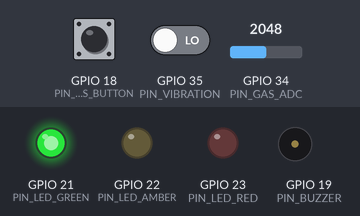
The sketch below on a simulated ESP32. Shown: output pins drawn as LEDs (lit = HIGH), buzzer (waves = sounding). The test bench sets the inputs (shaded band); at power-on: GPIO 34 (PIN_GAS_ADC) = 2048, GPIO 18 (PIN_SOS_BUTTON) HIGH, GPIO 35 (PIN_VIBRATION) LOW. WiFi joins after 1.5 s; servers stay silent unless stated; random numbers use the default seed unless the sketch sets one; no MQTT or app messages arrive unless stated; what the sketch prints to the serial monitor is not drawn.

Above: at 3.3 s.
3.4 s: GPIO 34 (PIN_GAS_ADC) set to 2363
6.4 s: GPIO 34 (PIN_GAS_ADC) set to 2462
At 7.5 s:
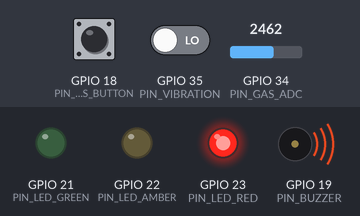
13.5 s: GPIO 34 (PIN_GAS_ADC) set to 2360
At 14.1 s:
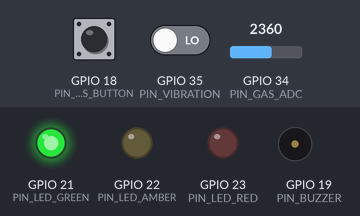
16.5 s: GPIO 34 (PIN_GAS_ADC) set to 2440
At 17.6 s:
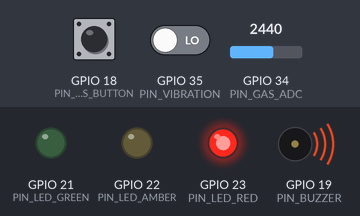
Timing chart, 0 to 19.0 s (numbered marks = the images above; inputs shaded):
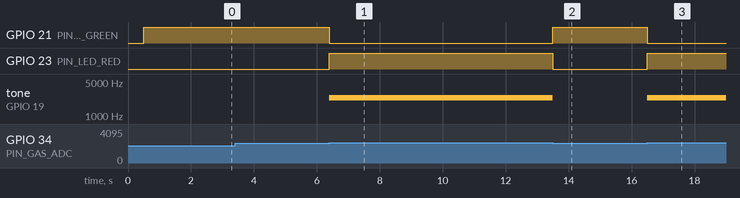

Measured:
- the behaviour switches between 2400 and 2401 on GPIO 34 (PIN_GAS_ADC) (found by bisection; images 0 and 1)
- after the input at 3.4 s, every drawn part: stays the same
- after the input at 6.4 s, GPIO 21 (PIN_LED_GREEN): HIGH → LOW at once; GPIO 23 (PIN_LED_RED): LOW → HIGH at once; tone on GPIO 19 (PIN_BUZZER): silent → 2400 Hz at once
- after the input at 13.5 s, GPIO 21 (PIN_LED_GREEN): LOW → HIGH at once; GPIO 23 (PIN_LED_RED): HIGH → LOW at once; tone on GPIO 19 (PIN_BUZZER): 2400 Hz → silent at once
- after the input at 16.5 s, GPIO 21 (PIN_LED_GREEN): HIGH → LOW at once; GPIO 23 (PIN_LED_RED): LOW → HIGH at once; tone on GPIO 19 (PIN_BUZZER): silent → 2400 Hz at once

The sketch:

smart_industry_esp32.ino
```cpp
/**
 * SMART INDUSTRY 360 - ESP32 INDUSTRIAL IOT EDGE SENSOR NODE FIRMWARE
 *
 * Target Microcontroller: ESP32 DevKit v1 / ESP-WROOM-32
 * Version: 2.4.1
 *
 * Hardware Capabilities:
 * - DHT22 / PT100 Ambient & Thermal Sensor (Pin 4)
 * - MQ-2 Combustible Gas & Smoke Sensor ADC (Pin 34)
 * - SW-420 High-Sensitivity Vibration Sensor (Pin 35)
 * - Physical Emergency SOS / E-Stop Button (Pin 18, Interrupt)
 * - Local Industrial Piezo Buzzer Siren (Pin 19)
 * - Tri-Color Status Indicator LED (Pins 21, 22, 23)
 *
 * IMPORTANT SAFETY NOTICE:
 * This code and low-cost educational sensors (MQ-2, DHT22) are intended for
 * engineering prototypes and educational demonstration. Certified industrial
 * ATEX/IECEx explosion-proof instruments must be used in live hazardous environments.
 */

#include <WiFi.h>
#include <PubSubClient.h>
#include <ArduinoJson.h>

// ================= CONFIGURATION =================
const char* WIFI_SSID     = "Industrial_WLAN_Mesh";
const char* WIFI_PASS     = "SecuredFactory2026!";
const char* MQTT_SERVER   = "192.168.1.10";
const int   MQTT_PORT     = 1883;
const char* MQTT_USER     = "industrial_edge_01";
const char* MQTT_PASS     = "edge_sec_key_2026";

const char* PLANT_ID      = "DET-01";
const char* ZONE_ID       = "BAY-CHEM";
const char* DEVICE_ID     = "DEV-GAS-01";

// Pinout Definitions
#define PIN_TEMP_SENSOR   4
#define PIN_GAS_ADC       34
#define PIN_VIBRATION     35
#define PIN_SOS_BUTTON    18
#define PIN_BUZZER        19
#define PIN_LED_GREEN     21
#define PIN_LED_AMBER     22
#define PIN_LED_RED       23

// Local Safety Thresholds (Autonomous Edge Execution)
#define THRESHOLD_GAS_CRITICAL   2400   // 12-bit ADC threshold (~150 ppm)
#define THRESHOLD_TEMP_CRITICAL  55.0   // Celsius
#define HEARTBEAT_INTERVAL_MS    3000   // 3 Seconds

// Buffer for offline store-and-forward (up to 50 readings in RAM ring-buffer)
struct OfflineEvent {
  float temp;
  int gasRaw;
  int vibration;
  bool sosTriggered;
  unsigned long timestampMs;
};
OfflineEvent offlineBuffer[50];
int bufferHead = 0;
int bufferCount = 0;

WiFiClient espClient;
PubSubClient mqttClient(espClient);

volatile bool sosFlag = false;
volatile unsigned long lastSosTime = 0;

// Interrupt Service Routine for Physical SOS Button (Debounced)
void IRAM_ATTR handleSosInterrupt() {
  unsigned long now = millis();
  if (now - lastSosTime > 400) { // 400ms debounce
    sosFlag = true;
    lastSosTime = now;
  }
}

// MQTT Topics
char topicTelemetry[100];
char topicStatus[100];
char topicEvents[100];
char topicCommands[100];

void setup() {
  Serial.begin(115200);
  delay(500);
  Serial.println("\n[BOOT] Smart Industry 360 - Initializing ESP32 Industrial Node...");

  pinMode(PIN_SOS_BUTTON, INPUT_PULLUP);
  pinMode(PIN_VIBRATION, INPUT);
  pinMode(PIN_BUZZER, OUTPUT);
  pinMode(PIN_LED_GREEN, OUTPUT);
  pinMode(PIN_LED_AMBER, OUTPUT);
  pinMode(PIN_LED_RED, OUTPUT);

  // Default normal LED state
  digitalWrite(PIN_LED_GREEN, HIGH);
  digitalWrite(PIN_LED_AMBER, LOW);
  digitalWrite(PIN_LED_RED, LOW);
  digitalWrite(PIN_BUZZER, LOW);

  attachInterrupt(digitalPinToInterrupt(PIN_SOS_BUTTON), handleSosInterrupt, FALLING);

  // Construct MQTT Topics
  snprintf(topicTelemetry, sizeof(topicTelemetry), "industry/%s/%s/%s/telemetry", PLANT_ID, ZONE_ID, DEVICE_ID);
  snprintf(topicStatus, sizeof(topicStatus), "industry/%s/%s/%s/status", PLANT_ID, ZONE_ID, DEVICE_ID);
  snprintf(topicEvents, sizeof(topicEvents), "industry/%s/%s/%s/events", PLANT_ID, ZONE_ID, DEVICE_ID);
  snprintf(topicCommands, sizeof(topicCommands), "industry/%s/%s/%s/commands", PLANT_ID, ZONE_ID, DEVICE_ID);

  connectWiFi();
  mqttClient.setServer(MQTT_SERVER, MQTT_PORT);
  mqttClient.setCallback(mqttCallback);
  connectMQTT();
}

void loop() {
  if (WiFi.status() != WL_CONNECTED) {
    connectWiFi();
  }
  if (!mqttClient.connected()) {
    connectMQTT();
  }
  mqttClient.loop();

  // Read sensors
  float temp = readSimulatedTemperature();
  int gasRaw = analogRead(PIN_GAS_ADC);
  int vibVal = digitalRead(PIN_VIBRATION);

  // Check Local Autonomous Safety Rule (FAIL-SAFE: Do NOT wait for cloud!)
  bool localAlarm = false;
  if (gasRaw > THRESHOLD_GAS_CRITICAL || temp > THRESHOLD_TEMP_CRITICAL || sosFlag) {
    localAlarm = true;
    triggerLocalAlarm();
  } else {
    clearLocalAlarm();
  }

  // Publish or buffer telemetry every interval
  static unsigned long lastTick = 0;
  if (millis() - lastTick > HEARTBEAT_INTERVAL_MS) {
    lastTick = millis();
    publishTelemetry(temp, gasRaw, vibVal, sosFlag);
    sosFlag = false; // Reset SOS latch once published
  }
}

void triggerLocalAlarm() {
  digitalWrite(PIN_LED_GREEN, LOW);
  digitalWrite(PIN_LED_RED, HIGH);
  // Intermittent tone
  tone(PIN_BUZZER, 2400, 150);
}

void clearLocalAlarm() {
  digitalWrite(PIN_LED_RED, LOW);
  digitalWrite(PIN_LED_GREEN, HIGH);
  noTone(PIN_BUZZER);
}

void publishTelemetry(float temp, int gasRaw, int vib, bool isSos) {
  StaticJsonDocument<384> doc;
  doc["schema_version"] = "1.0.0";
  doc["device_id"]      = DEVICE_ID;
  doc["plant_id"]       = PLANT_ID;
  doc["zone_id"]        = ZONE_ID;
  doc["timestamp_ms"]   = millis();
  doc["temperature_c"]  = temp;
  doc["gas_adc_raw"]    = gasRaw;
  doc["gas_ppm_est"]    = map(gasRaw, 0, 4095, 0, 300);
  doc["vibration_flag"] = (vib == HIGH);
  doc["sos_active"]     = isSos;
  doc["battery_pct"]    = 100;
  doc["firmware"]       = "v2.4.1";

  char jsonBuffer[512];
  serializeJson(doc, jsonBuffer);

  if (mqttClient.connected()) {
    // Flush buffered offline events first if any
    flushOfflineBuffer();
    mqttClient.publish(topicTelemetry, jsonBuffer);
    Serial.printf("[MQTT PUB] %s\n", jsonBuffer);
  } else {
    // Edge store-and-forward offline buffering
    Serial.println("[OFFLINE] MQTT Disconnected. Buffering event locally in RAM...");
    if (bufferCount < 50) {
      offlineBuffer[bufferHead].temp = temp;
      offlineBuffer[bufferHead].gasRaw = gasRaw;
      offlineBuffer[bufferHead].vibration = vib;
      offlineBuffer[bufferHead].sosTriggered = isSos;
      offlineBuffer[bufferHead].timestampMs = millis();
      bufferHead = (bufferHead + 1) % 50;
      bufferCount++;
    }
  }
}

void flushOfflineBuffer() {
  if (bufferCount == 0) return;
  Serial.printf("[SYNC] Flashing %d offline buffered events to broker...\n", bufferCount);
  for (int i = 0; i < bufferCount; i++) {
    StaticJsonDocument<256> syncDoc;
    syncDoc["device_id"] = DEVICE_ID;
    syncDoc["is_buffered_playback"] = true;
    syncDoc["temp"] = offlineBuffer[i].temp;
    syncDoc["gas"] = offlineBuffer[i].gasRaw;
    syncDoc["sos"] = offlineBuffer[i].sosTriggered;
    char buf[256];
    serializeJson(syncDoc, buf);
    mqttClient.publish("industry/edge_sync/playback", buf);
  }
  bufferCount = 0;
  bufferHead = 0;
}

void mqttCallback(char* topic, byte* payload, unsigned int length) {
  Serial.printf("[CMD RECV] Topic: %s\n", topic);
  StaticJsonDocument<256> doc;
  deserializeJson(doc, payload, length);
  const char* cmd = doc["command"];
  if (strcmp(cmd, "RECALIBRATE") == 0) {
    Serial.println("[ACTION] Recalibrating ADC zero-point...");
  } else if (strcmp(cmd, "SIREN_ON") == 0) {
    tone(PIN_BUZZER, 2000);
  } else if (strcmp(cmd, "SIREN_OFF") == 0) {
    noTone(PIN_BUZZER);
  }
}

void connectWiFi() {
  if (WiFi.status() == WL_CONNECTED) return;
  Serial.print("[WIFI] Connecting to "); Serial.println(WIFI_SSID);
  WiFi.begin(WIFI_SSID, WIFI_PASS);
  int attempts = 0;
  while (WiFi.status() != WL_CONNECTED && attempts < 10) {
    delay(400);
    Serial.print(".");
    attempts++;
  }
  if (WiFi.status() == WL_CONNECTED) {
    Serial.println("\n[WIFI] Connected! IP: " + WiFi.localIP().toString());
  } else {
    Serial.println("\n[WIFI] Connection failed. Running in offline edge mode.");
  }
}

void connectMQTT() {
  if (WiFi.status() != WL_CONNECTED) return;
  if (!mqttClient.connected()) {
    Serial.print("[MQTT] Connecting to broker...");
    if (mqttClient.connect(DEVICE_ID, MQTT_USER, MQTT_PASS)) {
      Serial.println(" Connected!");
      mqttClient.subscribe(topicCommands);
    } else {
      Serial.print(" Failed, rc="); Serial.println(mqttClient.state());
    }
  }
}

float readSimulatedTemperature() {
  // Simulates reading calibrated sensor with realistic micro-variations
  return 24.5 + (random(-5, 6) * 0.1);
}
```
